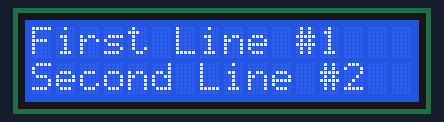
Recording of a sketch running on a simulated Arduino Uno, built with avr-gcc and run on an emulated ATmega328P. Parts: 16×2 character LCD.

Above: at 0.1 s.
At 5.24 s:
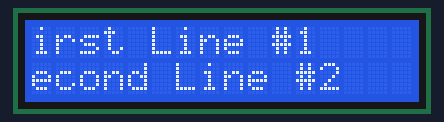
At 7.04 s:
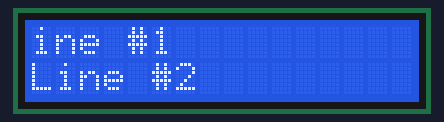
At 9.1 s:
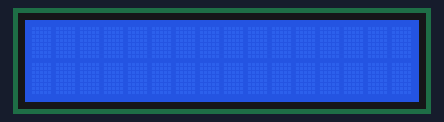
At 12.16 s:
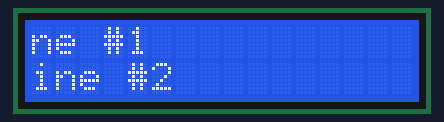
At 15.47 s:
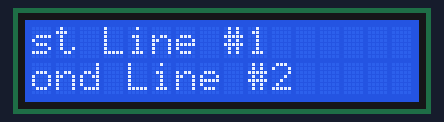

Measured:
- by itself, everything shown: repeats every 9.6 s, in 28 steps
- what the display in image 3 shows lasts 1.5 s, from 9.0 s to 10.5 s

The sketch:

PrintLCDDisplay.ino
```cpp
/*
   Print content on LCD Display
   Author: Martin Gaido
   https://github.com/martingaido

   Parts required:

   - Arduino UNO Board
   - LCD Display 16x2
   - Cables

   Conn Diagram

   LCD Display (GND) -> ARDUINO UNO (GND)
   LCD Display (VCC) -> ARDUINO UNO (5V)
   LCD Display (SDA) -> ARDUINO UNO (A4)
   LCD Display (SCL) -> ARDUINO UNO (A5)

   This example code is part of the public domain.
*/

#include "Wire.h"
#include "LiquidCrystal_I2C.h"

// Configure the display
LiquidCrystal_I2C lcd(0x3f, 2, 1, 0, 4, 5, 6, 7, 3, POSITIVE);

void setup() {

  // Initialize the display, 2 rows x 16 columns
  lcd.begin(16,2);

  // Clear data on display
  lcd.clear();

  // Set the cursor on row 0, col 0
  lcd.setCursor(0,0);

  // Print the content on the 1st row
  lcd.print("First Line #1");

  // Set the cursor on row 1, col 0
  lcd.setCursor(0,1);

  // Print the content on the 2nd row
  lcd.print("Second Line #2");

  // Wait 5 seconds
  delay(5000);

}

void loop() {

  // Print content toward left
  for(int a=0; a<16; a++){
    lcd.scrollDisplayLeft();
    delay(300);
  }

  // Print content toward right
  for(int a=0; a<16; a++){
    lcd.scrollDisplayRight();
    delay(300);
  }

}
```
